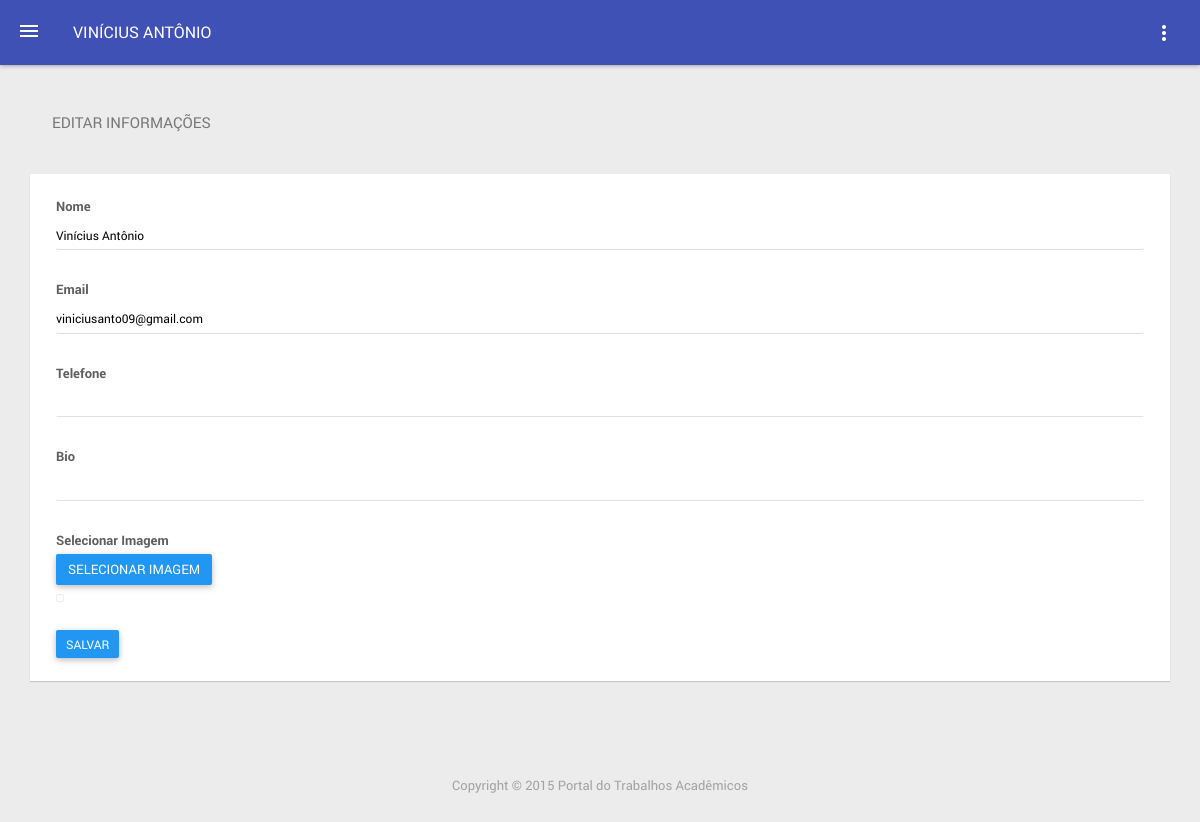
The app's page /portal/index.php?page=30.1&id_usuario=3 (signed in), older data.
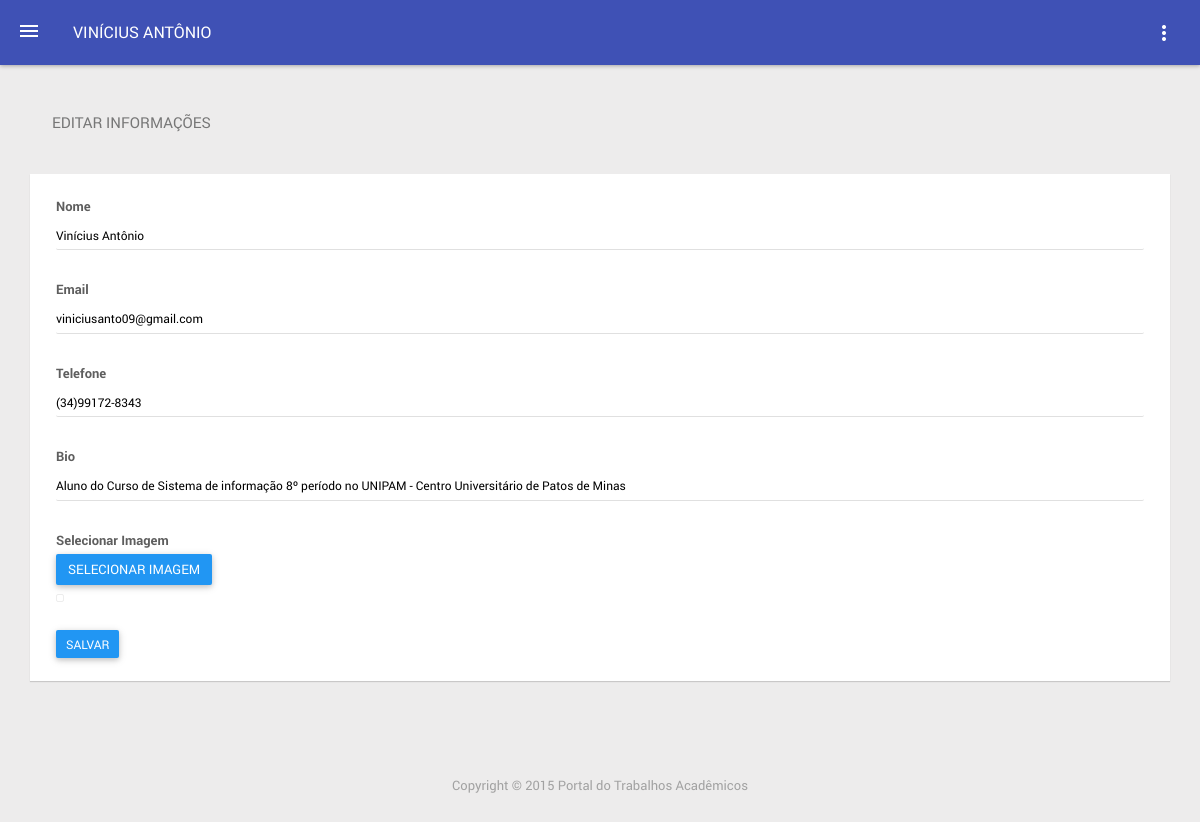
The same page, newer data.
### tables this page shows
CREATE TABLE IF NOT EXISTS `tb_usuario` (
  `id_usuario` int(10) NOT NULL AUTO_INCREMENT,
  `nome` varchar(40) NOT NULL,
  `email` varchar(40) NOT NULL,
  `telefone` varchar(15) DEFAULT NULL,
  `senha` varchar(40) NOT NULL,
  `imagem` varchar(200) DEFAULT NULL,
  `bio` text,
  PRIMARY KEY (`id_usuario`)
);

### portal/pages/profile/form_edit.php (the view, shortened to what this page needs)
<?php
    $id = $_GET['id_usuario'];
    $sql = "select * from tb_usuario where (id_usuario = $id)";
    $result = mysql_fetch_array ( mysql_query( $sql ) );
?>
<div class="block-header">
    <br>
    <h2>Editar Informações</h2>
    <br>
</div>
<div class="card">
        <div class="card-body card-padding">
        <form id="upload_form" role="form" enctype="multipart/form-data" method="post" action="pages/profile/edit.php?id_usuario=<?= $id ?>" onsubmit="return checkForm()">
            <div class="form-group fg-line">
                <label for="txtNome">Nome</label>
                <input type="text" name="nome" class="form-control input-sm" id="txtNome" value="<?= $result['nome']; ?>">
            </div>
            <div class="form-group fg-line">
                <label for="txtEmail">Email</label>
                <input type="email" name="email" class="form-control input-sm" id="txtEmail" value="<?= $result['email']; ?>">
            </div>
            <div class="form-group fg-line">
                <label for="telefone">Telefone</label>
                <input type="text" name ="telefone" class="form-control input-sm" id="telefone" value="<?= $result['telefone']; ?>">
            </div>
            <div class="form-group fg-line">
                <label for="txtBio">Bio</label>
                <input type="text" name="bio" class="form-control input-sm" id="txtBio" value="<?= $result['bio']; ?>">
            </div>
                <div class="fileinput fileinput-new" data-provides="fileinput">
                    <label for="image_file">Selecionar Imagem</label><br>
                    <div>
                        <span class="btn btn-primary btn-file">
                            <span class="fileinput-new" >Selecionar Imagem</span>
                        </span>
                    </div>
                </div>
                <div class="step2">
                    <img class="fileinput-preview thumbnail" id="preview" data-trigger="fileinput" />
                    <button type="submit" name="cadastre"  class="btn btn-primary btn-sm m-t-10">Salvar</button>
                </div>
        </form>
    </div>
</div>

Row changes from the older to the newer data that the page shows:
changed tb_usuario "Vinícius Antônio": telefone (not shown) → "(34)99172-8343"; bio (not shown) → "Aluno do Curso de Sistema de informação 8º período no UNIPAM - Centro Universitário de Patos de Minas"
